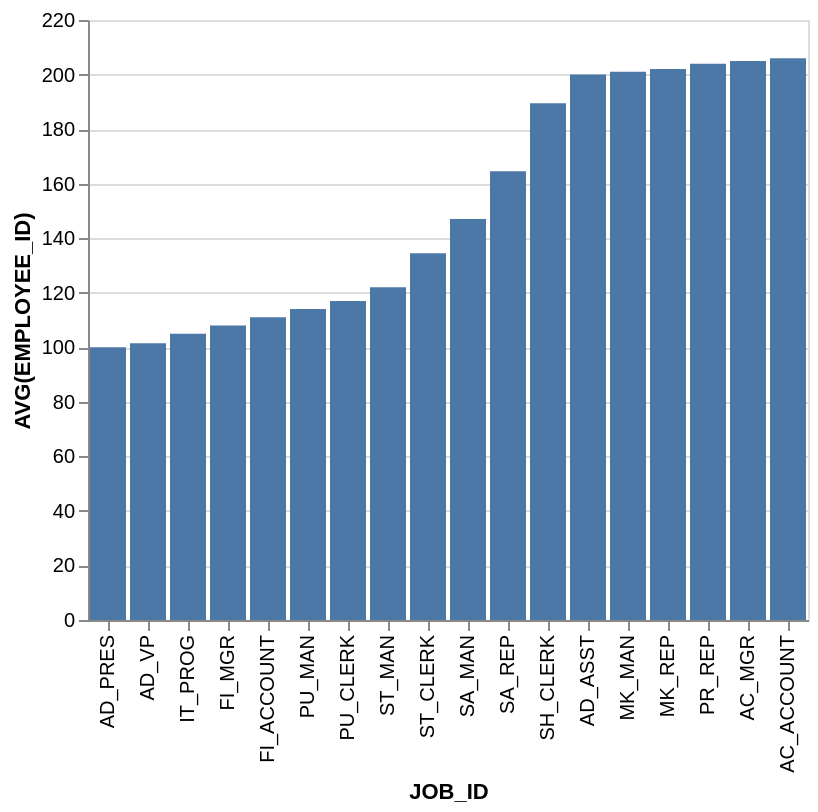

Vega-Lite specification for this chart:
### Vega-Lite specification from a JSON file in a GitHub repository (floating-point values rounded to 4 significant figures)
{"data": {"values": [{"x_data": "AD_PRES", "y_data": 100}, {"x_data": "AD_VP", "y_data": 101.5}, {"x_data": "IT_PROG", "y_data": 105}, {"x_data": "FI_MGR", "y_data": 108}, {"x_data": "FI_ACCOUNT", "y_data": 111}, {"x_data": "PU_MAN", "y_data": 114}, {"x_data": "PU_CLERK", "y_data": 117}, {"x_data": "ST_MAN", "y_data": 122}, {"x_data": "ST_CLERK", "y_data": 134.5}, {"x_data": "SA_MAN", "y_data": 147}, {"x_data": "SA_REP", "y_data": 164.5}, {"x_data": "SH_CLERK", "y_data": 189.5}, {"x_data": "AD_ASST", "y_data": 200}, {"x_data": "MK_MAN", "y_data": 201}, {"x_data": "MK_REP", "y_data": 202}, {"x_data": "PR_REP", "y_data": 204}, {"x_data": "AC_MGR", "y_data": 205}, {"x_data": "AC_ACCOUNT", "y_data": 206}]}, "mark": "bar", "encoding": {"x": {"field": "x_data", "type": "nominal", "title": "JOB_ID", "sort": {"op": "sum", "field": "y_data", "order": "ascending"}}, "y": {"field": "y_data", "type": "quantitative", "title": "AVG(EMPLOYEE_ID)"}}}
